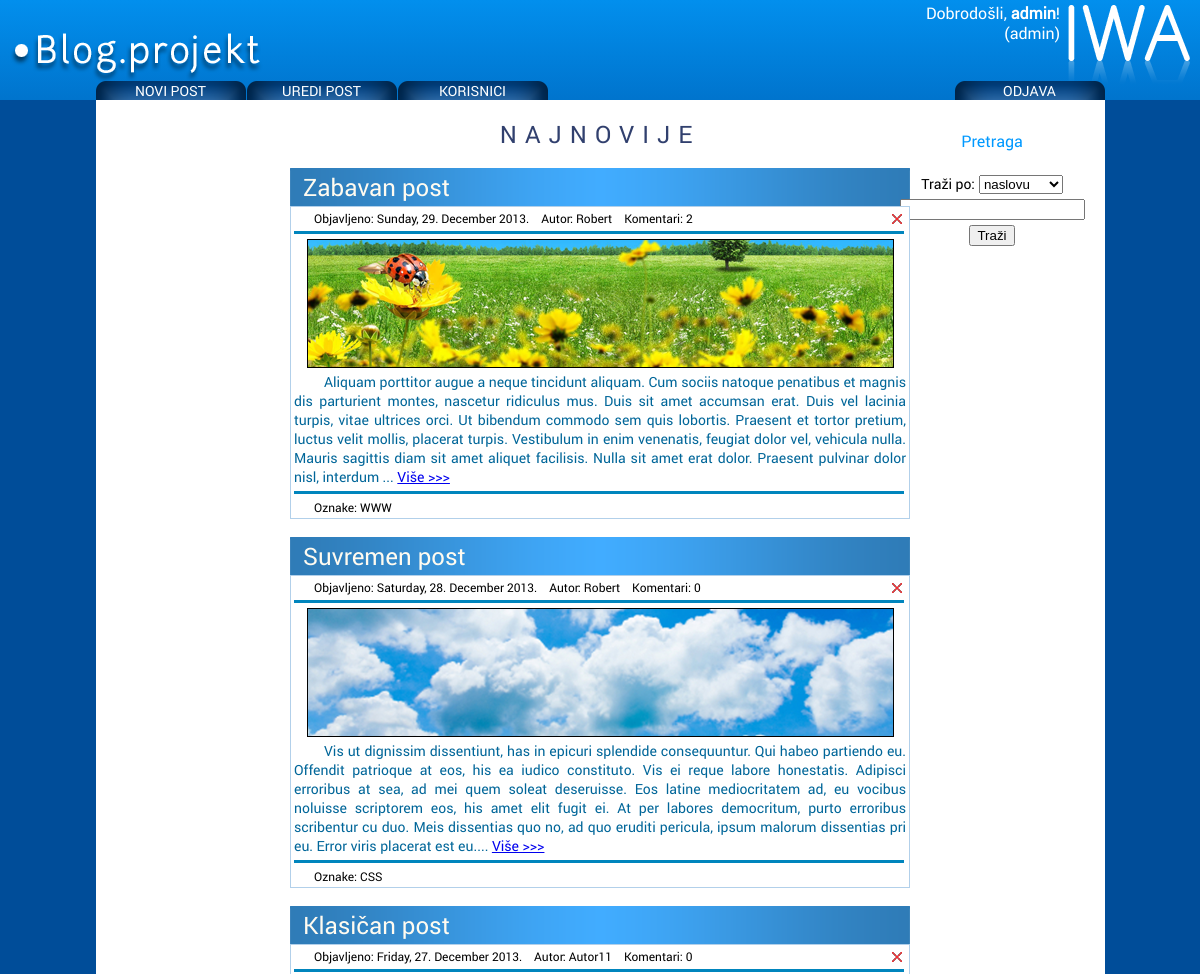
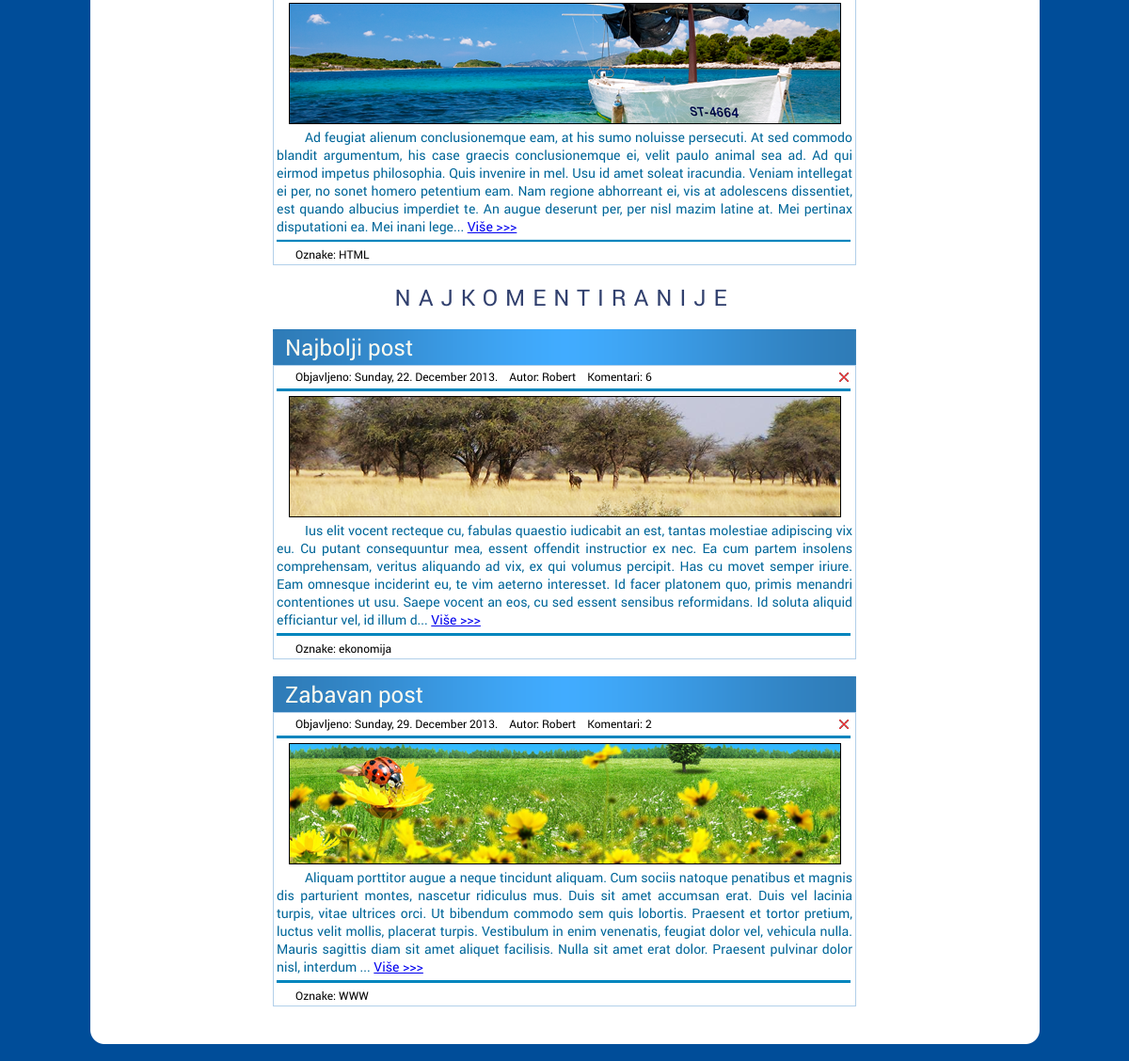
Screenshot of /index.php (signed in) with the database file from the repository (2 pictures, top to bottom).
### tables this page shows
CREATE TABLE IF NOT EXISTS `clanak` (
  `clanak_id` int(11) NOT NULL AUTO_INCREMENT,
  `korisnik_id` int(10) NOT NULL,
  `naslov` varchar(100) NOT NULL,
  `tekst` text NOT NULL,
  `slika` varchar(500) NOT NULL,
  `datum` timestamp NOT NULL DEFAULT CURRENT_TIMESTAMP ON UPDATE CURRENT_TIMESTAMP,
  `objavljen` int(11) NOT NULL,
  PRIMARY KEY (`clanak_id`)
);

CREATE TABLE IF NOT EXISTS `korisnik` (
  `korisnik_id` int(10) NOT NULL AUTO_INCREMENT,
  `tip_id` int(10) NOT NULL,
  `korisnicko_ime` varchar(50) NOT NULL,
  `lozinka` varchar(32) NOT NULL,
  `ime` varchar(100) NOT NULL,
  `prezime` varchar(100) NOT NULL,
  `email` varchar(50) NOT NULL,
  `slika` varchar(200) NOT NULL,
  PRIMARY KEY (`korisnik_id`),
  KEY `korisnicko_ime` (`korisnicko_ime`)
);

CREATE TABLE IF NOT EXISTS `oznaka` (
  `oznaka_id` int(11) NOT NULL AUTO_INCREMENT,
  `oznaka` varchar(45) NOT NULL,
  `clanak_id` int(11) NOT NULL,
  PRIMARY KEY (`oznaka_id`)
);

### post_format.php (the view, shortened to what this page needs)
<?php
if (isset($_SESSION['login']))
{
?>
	<!DOCTYPE html PUBLIC "-//W3C//DTD XHTML 1.0 Transitional//EN" "http://www.w3.org/TR/xhtml1/DTD/xhtml1-transitional.dtd">
	<html xmlns="http://www.w3.org/1999/xhtml">
	<head>
	<link href="style.css" rel="stylesheet" type="text/css" />
	</head>
	<body>
	<table class="titletable" align="center" width="620" border="0">
		<tr>
			<td align="left">
			<span class="naslov">
			<?php
				print $naslov;
			?>
			</span>
			</td>
		</tr>
	</table>
	<table class="posttable" align="center" width="620" border="0">
		<tr>
			<td align="left">
			<span class="datum">
			Objavljeno:
			<?php
			print ($datum);
			?>
			&nbsp;&nbsp;&nbsp;Autor:
			<?php print $autor ?>
			&nbsp;&nbsp;&nbsp;Komentari:
			<?php print $broj_komentara;
			if (($_SESSION['user_type']) == 0)
			{
			?>
			<form action="delete_post.php" method="post">
			<input style="position:absolute;top:7px; right:7px" name="submit" type="image" src="images/delete.png" align="right" alt="Delete" title="Obriši post" />
			</form>
			<?php
			}
			?>
			</span>
			</td>
		</tr>
		<tr>
			<td>
			<img class="break" src="images/break.png"/>
			</td>
		</tr>
		<tr>
			<td align="center">
			<img src="<?php echo $clanak_slika; ?>" width="587" height="129"/>
			</td>
		</tr>
	  <tr>
		<td class="tekst" ><?php print substr ($tekst, 0, 500);
		echo "...";
		?>
		<a href="open_post.php?id=<?php echo $post_id ?>">Više >>></a>
		</td>
	  </tr>
	  <tr>
	  <td><img class="break" src="images/break.png"/></td>
	  </tr>
	  <tr>
	  <td><span class="datum">Oznake:&nbsp;<span color=#FFFFFF><?php echo $oznaka ?></span></span></td>
	  </tr>
	</table>
	<br />
	</body>
	</html>
<?php
}
?>

### index.php (shortened to what this page needs)
<!DOCTYPE html PUBLIC "-//W3C//DTD XHTML 1.0 Transitional//EN" "http://www.w3.org/TR/xhtml1/DTD/xhtml1-transitional.dtd">
<html xmlns="http://www.w3.org/1999/xhtml">
<head>
<link href="style.css" rel="stylesheet" type="text/css" />
</head>
<body>
<?php
include('connect.php');
include('header.php');
if (empty($_SESSION['login']))
{
?>
	<?php
	$get_authors = mysqli_query($connect, "SELECT * FROM korisnik WHERE korisnik.tip_id = 1")
	?>
	<div class="container" align="center">
	<br><br>
	<span style="font-family: Roboto Regular">Dobrodošli na Blog.projekt! <br>
	<br>
	Kao neprijavljenom korisniku, dostupan Vam je samo kratki pregled autora i sadržaja na blogu.<br>
	<br>
	<div align="left" style="font-family: Roboto Regular; padding-left:15px"><b>Popis autora:</b><br><br>
	<?php
	while ($row = mysqli_fetch_array($get_authors))
	{
	$user_id = $row["korisnik_id"];
	$ime = $row["ime"];
	$get_posts = mysqli_query($connect, "SELECT * FROM clanak INNER JOIN korisnik WHERE clanak.korisnik_id = korisnik.korisnik_id AND korisnik.korisnik_id = '$user_id'");
	echo "-" . $ime. "<br>&nbsp;&nbsp;Članci: <ul>";
	while ($post_array = mysqli_fetch_array($get_posts))
		{
		$naslov = $post_array["naslov"];
		setlocale (LC_TIME,"croatian");
		$datum= iconv ('ISO-8859-2', 'UTF-8', strftime("%A, %d. %B %Y.", strtotime($post_array["datum"])));
		echo "<li>" . $naslov . " (" . $datum . ")";
		}
		echo "</li></ul>";
	}
	?>
	</div>
	<a href="login.php">Prijavite se</a> kako biste vidjeli cjelokupan sadržaj.
	</div>
	<img class="center" src="images/containerbottom.png"/>
	</span>
<?php
}
else
{
?>
	<div class="container" align="center">
		<br />
		<span class="velikinaslov">NAJNOVIJE</span><br /><br />
		<?php
		include ("pretraga.php");
		?>
		<?php
		$upitnajnovije= ("SELECT clanak.clanak_id, clanak.naslov, clanak.tekst, clanak.datum, clanak.slika, clanak.objavljen, korisnik.ime, oznaka.oznaka
	FROM clanak
	INNER JOIN korisnik ON clanak.korisnik_id = korisnik.korisnik_id
	INNER JOIN oznaka ON clanak.clanak_id = oznaka.clanak_id
	ORDER BY `clanak`.`clanak_id` DESC
	LIMIT 0 , 3");
		$post= mysqli_query($connect, $upitnajnovije) or die(mysqli_error());
		$broj = mysqli_num_rows ($post);
		$i=0;
		while ($i < $broj)
		{
			$clanak=mysqli_fetch_array ($post);
			$objavljen= $clanak["objavljen"];
			if ($objavljen == 1 or $objavljen == 2)
			{
				$naslov= $clanak["naslov"];
				$tekst= $clanak["tekst"];
				$autor= $clanak["ime"];
				$datum= iconv ('ISO-8859-2', 'UTF-8', strftime("%A, %d. %B %Y.", strtotime($clanak["datum"])));
				$clanak_slika= $clanak["slika"];
				$post_id= $clanak["clanak_id"];
				$oznaka = $clanak["oznaka"];
				$SQL_broj_komentara= mysqli_query($connect, "SELECT clanak_id FROM komentar WHERE clanak_id = '$post_id'");
				$broj_komentara=mysqli_num_rows($SQL_broj_komentara);
				include('post_format.php');
			}
			$i++;
		}
		?>
		<span class="velikinaslov">NAJKOMENTIRANIJE</span>
		<br><br>
		<?php
		$MC_sql=
		"SELECT clanak.clanak_id, clanak.datum, clanak.naslov, clanak.objavljen, clanak.slika, clanak.tekst, subquery.brojkom, korisnik.ime, oznaka.oznaka
	FROM clanak
	INNER JOIN (
	SELECT clanak_id, COUNT( * ) AS brojkom
	FROM komentar
	GROUP BY clanak_id
	) AS subquery ON clanak.clanak_id = subquery.clanak_id
	INNER JOIN korisnik ON clanak.korisnik_id = korisnik.korisnik_id
	INNER JOIN oznaka ON clanak.clanak_id = oznaka.clanak_id
	ORDER BY brojkom DESC
	LIMIT 0 , 3";
		$MC_query = mysqli_query($connect, $MC_sql);
		$MC_num_of_results = mysqli_num_rows ($MC_query);
		$i=0;
		while ($i < $MC_num_of_results)
		{
		$MC_array = mysqli_fetch_array ($MC_query);
		$objavljen = $MC_array["objavljen"];
			if ($objavljen == 1 or $objavljen == 2)
			{
				$naslov= $MC_array["naslov"];
				$tekst= $MC_array["tekst"];
				$autor= $MC_array["ime"];
				$datum= iconv ('ISO-8859-2', 'UTF-8', strftime("%A, %d. %B %Y.", strtotime($MC_array["datum"])));
				$clanak_slika=$MC_array["slika"];
				$oznaka = $MC_array["oznaka"];
				$post_id= $MC_array["clanak_id"];
				$SQL_broj_komentara= mysqli_query($connect, "SELECT clanak_id FROM komentar WHERE clanak_id = '$post_id'");
				$broj_komentara=mysqli_num_rows($SQL_broj_komentara);
				include('post_format.php');
			}
			$i++;
		}
		?>
	</div>
	<img class="center" src="images/containerbottom.png"/>
<?php
}
?>
</body>
</html>

### style.css (style rules this page uses)
html { overflow-y: scroll; }
body { margin: 0px; padding: 0px; background-color:#004D99; background-repeat:repeat; }
.container { position:relative; width:1009px; padding:0px; margin-left:auto; margin-right:auto; background-color:#FFFFFF; overflow:hidden; }
.naslov { font-family: "Roboto Regular"; font-size: 24px; color: #FFFBF0; margin-left: 10px; }
.tekst { font-family: "Roboto Regular"; font-size: 14px; color: #069; text-align: justify; text-indent: 30px; }
.datum { font-family: "Roboto Regular"; font-size: 12px; margin-left: 0px; padding-left: 20px; }
.break { position: relative; margin-right: auto; margin-left: auto; width: 610px; }
.velikinaslov { font-family: "Roboto Regular"; font-size: 24px; color: #31406E; letter-spacing: 8px; word-spacing: 5px; padding: 0px; text-align: center; }
.posttable { position:relative; background-color:#FFFFFF; border: 1px solid #b2d0ea; padding:0px; }
.titletable { background-image: url(images/titlebg.png); }
img.center { display: block; margin-left: auto; margin-right: auto; }

### rows the page displays
clanak: objavljen 1 (drawn), naslov "Zabavan post", datum "Sunday, 29. December 2013.", korisnik.ime "Robert", broj_komentara "2", slika (picture), tekst "Aliquam porttitor augue a neque tincidunt aliquam. Cum sociis natoque penatibus et magnis dis parturient montes, nascetur ridiculus mus. Duis sit amet accumsan erat. Duis vel lacinia turpis, vitae ultrices orci. Ut bibendum commodo sem quis lobortis. Praesent et tortor pretium, luctus velit mollis, placerat turpis. Vestibulum in enim venenatis, feugiat dolor vel, vehicula nulla. Mauris sagittis diam sit amet aliquet facilisis. Nulla sit amet erat dolor. Praesent pulvinar dolor nisl, interdum", oznaka.oznaka "WWW", oznaka "WWW"
clanak: naslov "Suvremen post", datum "Saturday, 28. December 2013.", korisnik.ime "Robert", broj_komentara "0", slika (picture), tekst "Vis ut dignissim dissentiunt, has in epicuri splendide consequuntur. Qui habeo partiendo eu. Offendit patrioque at eos, his ea iudico constituto. Vis ei reque labore honestatis. Adipisci erroribus at sea, ad mei quem soleat deseruisse. Eos latine mediocritatem ad, eu vocibus noluisse scriptorem eos, his amet elit fugit ei. At per labores democritum, purto erroribus scribentur cu duo. Meis dissentias quo no, ad quo eruditi pericula, ipsum malorum dissentias pri eu. Error viris placerat est eu.", oznaka.oznaka "CSS"
clanak: naslov "Klasičan post", datum "Friday, 27. December 2013.", korisnik.ime "Autor11", broj_komentara "0", slika (picture), tekst "Ad feugiat alienum conclusionemque eam, at his sumo noluisse persecuti. At sed commodo blandit argumentum, his case graecis conclusionemque ei, velit paulo animal sea ad. Ad qui eirmod impetus philosophia. Quis invenire in mel. Usu id amet soleat iracundia. Veniam intellegat ei per, no sonet homero petentium eam. Nam regione abhorreant ei, vis at adolescens dissentiet, est quando albucius imperdiet te. An augue deserunt per, per nisl mazim latine at. Mei pertinax disputationi ea. Mei inani lege", oznaka.oznaka "HTML"
clanak: naslov "Najbolji post", datum "Sunday, 22. December 2013.", korisnik.ime "Robert", broj_komentara "6", slika (picture), tekst "Ius elit vocent recteque cu, fabulas quaestio iudicabit an est, tantas molestiae adipiscing vix eu. Cu putant consequuntur mea, essent offendit instructior ex nec. Ea cum partem insolens comprehensam, veritus aliquando ad vix, ex qui volumus percipit. Has cu movet semper iriure. Eam omnesque inciderint eu, te vim aeterno interesset. Id facer platonem quo, primis menandri contentiones ut usu. Saepe vocent an eos, cu sed essent sensibus reformidans. Id soluta aliquid efficiantur vel, id illum d", oznaka "ekonomija"

### other values shown
$user "admin"
